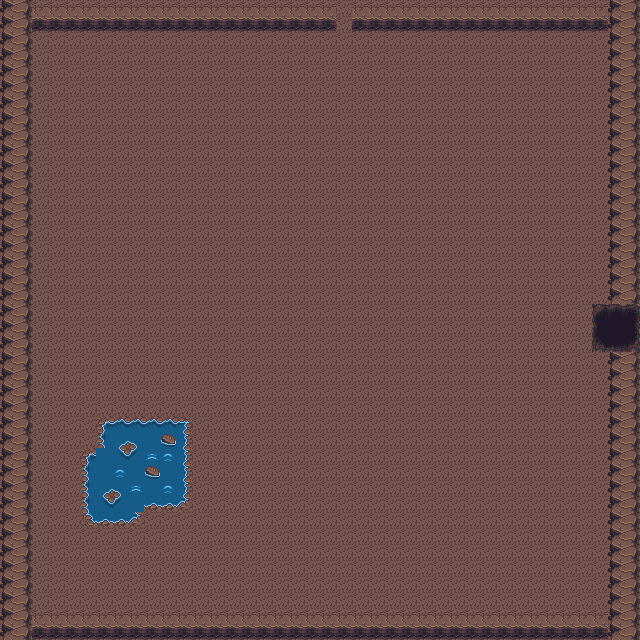

A 2D game scene composited from a Tiled map and its tileset images. What follows is a short description and the map's XML, with each tile layer's data collapsed to a summary:
An orthogonal 40x40 tile map with 16x16 px tiles, 2 tile layers (Ground, Collision) and 10 objects.

<map version="1.4" tiledversion="1.4.3" orientation="orthogonal" renderorder="right-down" width="40" height="40" tilewidth="16" tileheight="16" infinite="0" nextlayerid="4" nextobjectid="14">
 <tileset firstgid="1" name="cave" tilewidth="16" tileheight="16" tilecount="1000" columns="40">
  <image source="../cave.png" width="640" height="400" />
 </tileset>
 <layer id="1" name="Ground" width="40" height="40">
  <data>[1600 cells, 1600 non-empty, 14 distinct tile ids]</data>
 </layer>
 <layer id="2" name="Collision" width="40" height="40">
  <data>[1600 cells, 312 non-empty, 16 distinct tile ids]</data>
 </layer>
 <objectgroup id="3" name="Collsion Objects">
  <object id="1" x="610.667" y="-2" width="29.3333" height="306.667" />
  <object id="2" x="609.333" y="354" width="30" height="284" />
  <object id="3" x="33.3333" y="618.667" width="577.333" height="22" />
  <object id="4" x="1.33333" y="90.6667" width="29.3333" height="547.333" />
  <object id="5" x="-2" y="-4" width="32.6667" height="102.667" />
  <object id="7" x="104" y="422.667" width="80.6667" height="80.6667" />
  <object id="8" x="87.6667" y="454" width="55.3333" height="66" />
  <object id="9" x="95" y="448.667" width="19.3333" height="13" />
  <object id="10" x="29.5" y="1.5" width="306" height="31" />
  <object id="11" x="351" y="-2.5" width="262" height="35.5" />
 </objectgroup>
</map>
